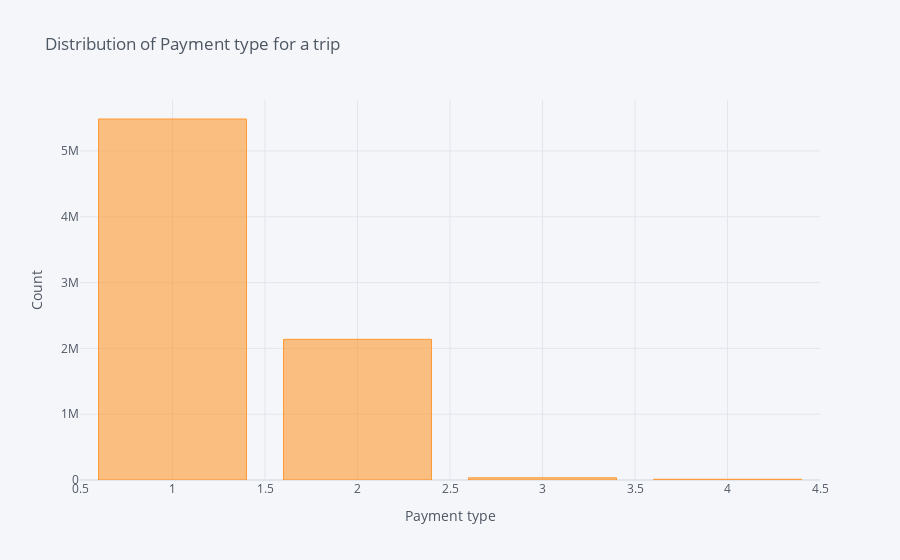

Write notebook code for a chart like this one.
### Code cell
payment_type = pd.read_sql_query('SELECT payment_type AS ptype, count(*) AS Count FROM `nyc.2019-01` \
                        GROUP BY payment_type', nyc_database)
payment_type.iplot(x="ptype", kind="bar", title="Distribution of Payment type for a trip",
                      xTitle='Payment type', yTitle='Count')

### Figure 1 — Plotly figure (JSON) as saved in the notebook; plotly's stock layout.template omitted (floating-point values rounded to 4 significant figures)
{"data": [{"marker": {"color": "rgba(255, 153, 51, 0.6)", "line": {"color": "rgba(255, 153, 51, 1.0)", "width": 1}}, "name": "Count", "orientation": "v", "text": "", "type": "bar", "x": [1, 2, 3, 4], "y": [5486027, 2137415, 33186, 11164]}], "layout": {"legend": {"bgcolor": "#F5F6F9", "font": {"color": "#4D5663"}}, "paper_bgcolor": "#F5F6F9", "plot_bgcolor": "#F5F6F9", "title": {"font": {"color": "#4D5663"}, "text": "Distribution of Payment type for a trip"}, "xaxis": {"gridcolor": "#E1E5ED", "showgrid": true, "tickfont": {"color": "#4D5663"}, "title": {"font": {"color": "#4D5663"}, "text": "Payment type"}, "zerolinecolor": "#E1E5ED"}, "yaxis": {"gridcolor": "#E1E5ED", "showgrid": true, "tickfont": {"color": "#4D5663"}, "title": {"font": {"color": "#4D5663"}, "text": "Count"}, "zerolinecolor": "#E1E5ED"}}}
